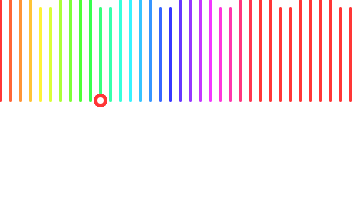
Frame 1 (no input)
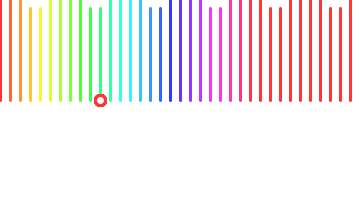
Frame 60 (the mouse pressed at the canvas centre just before this capture)
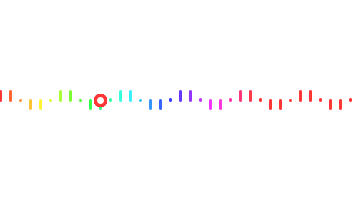
Frame 120 (the mouse held since frame 60 and released just before this capture)

The Processing sketch that drew these frames (run headless with seeded random() and noise(); from frame 60 on, the mouse is pressed at the canvas centre):

// Processing sketch: processing_14147
// ── processing_14147.pde

           
int a=0;
void setup(){
  size(360,200);
  colorMode(HSB);
}
void draw(){
  background(255);
 for(int x=0; x<360; x=x+10){
 strokeWeight(3);
 stroke(x,200, 255);
 float y=sin(radians(x+a)*30)*10+mouseY;//150
 line(x,100,x,y);
 ellipse(100,100,10,10);
 
 }
 a=a+2;
println(frameCount);
}



                                
